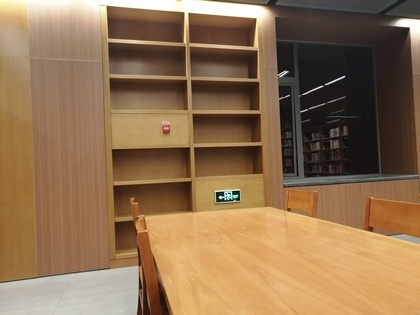
%> input picture filter/a.jpg, 420 x 315 px, shrunk from 1120 x 840 before the run
$ octave filters1.m   (GNU Octave 9; MATLAB toolbox functions it lacks are replaced by stand-ins)
%> lines starting %> are read from the running program, lines starting %| are printed output that depends on the picture
I=imread('a.jpg');
%> I is the input picture: size 315x420x3 uint8; mean R, G, B 143.9, 113.5, 81.1
G=rgb2gray(I);
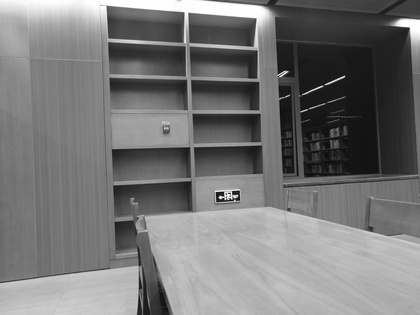
%> G: size 315x420 uint8; min 6, max 255, mean 118.9
J = imnoise(G,'salt & pepper',0.05);
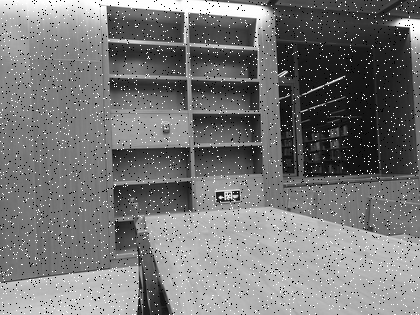
%> J: size 315x420 uint8; min 0, max 255, mean 119.4
J1= imnoise(G,'salt & pepper',0.05);
J2= imnoise(G,'salt & pepper',0.05);
[M,N]=size(J);
%> M = 315; N = 420
for i=1:M
for j=1:N
if(J1(i,j)==255)
J1(i,j)=0;
else
J1(i,j)=J1(i,j);
end
end
end
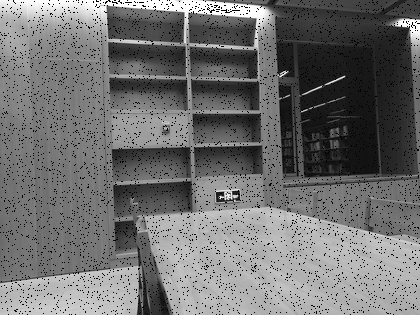
%> J1: size 315x420 uint8; min 0, max 254, mean 112.6
for i=1:M
for j=1:N
if(J2(i,j)==0)
J2(i,j)=255;
else
J2(i,j)=J2(i,j);
end
end
end
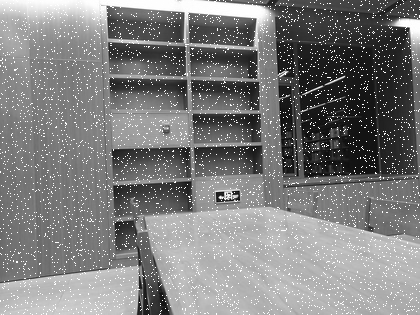
%> J2: size 315x420 uint8; min 6, max 255, mean 125.6
A= meshgrid(1:3, 1:3);
A1= meshgrid(1:5, 1:5);
A2= meshgrid(1:8, 1:8);
figure(1)
subplot(221);imshow(G);title('原始灰度图像');
subplot(222);imshow(J);title('添加椒盐噪声图像');
subplot(223);imshow(J1);title('添加胡椒噪声图像');
subplot(224);imshow(J2);title('添加盐噪声图像');

figure(2);
%原始图片
subplot(2,2,1);
imshow(I);
title('原始图片');
data=J;%读入图片，图片复制到当前文件夹
subplot(2,2,2);
imshow(data);
title('椒盐噪声图片');
%中值滤波
mdata=medfilt2(data);
subplot(2,2,3);
imshow(mdata);
title('中值滤波');
%均值滤波
h=fspecial('average');%创建一个均值模板
fdata=imfilter(data,h);%前面是图片，后面是模板
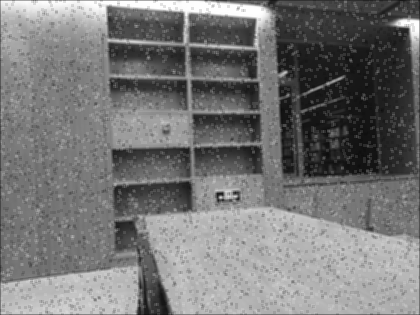
%> fdata: size 315x420 uint8; min 13, max 254, mean 118.8
subplot(2,2,4);
imshow(fdata);
title('均值滤波');


figure(3);
%原始图片
subplot(2,2,1);
imshow(I);
title('原始图片');
subplot(2,2,2);
imshow(J);
title('椒盐噪声图片');
%中值滤波
Jmin= ordfilt2(J,1,ones(3,3));
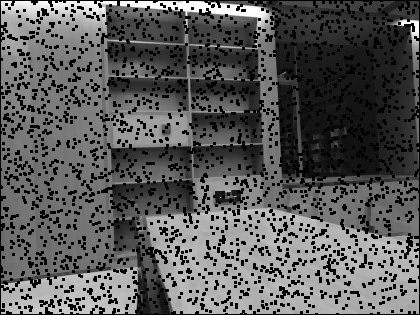
%> Jmin: size 315x420 uint8; min 0, max 254, mean 87.8
subplot(2,2,3)
imshow(Jmin);
title('最小值滤波');
%均值滤波
Jmax= ordfilt2(J,9,ones(3,3));
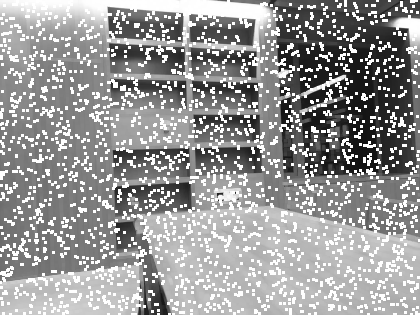
%> Jmax: size 315x420 uint8; min 16, max 255, mean 152.2
subplot(2,2,4)
imshow(Jmax);
title('最大值滤波');
